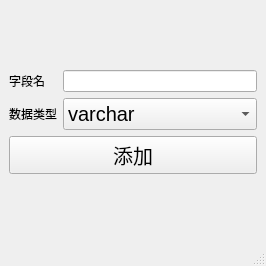
<?xml version="1.0" encoding="UTF-8"?>
<ui version="4.0">
 <class>AddKey</class>
 <widget class="QMainWindow" name="AddKey">
  <property name="geometry">
   <rect>
    <x>0</x>
    <y>0</y>
    <width>266</width>
    <height>266</height>
   </rect>
  </property>
  <property name="windowTitle">
   <string>新增字段</string>
  </property>
  <widget class="QWidget" name="centralwidget">
   <layout class="QVBoxLayout" name="verticalLayout_2">
    <item>
     <layout class="QGridLayout" name="gridLayout" rowstretch="1,1,1" rowminimumheight="1,1,1">
      <item row="1" column="1">
       <widget class="QComboBox" name="comboBox">
        <property name="font">
         <font>
          <pointsize>15</pointsize>
          <stylestrategy>PreferDefault</stylestrategy>
          <kerning>true</kerning>
         </font>
        </property>
        <item>
         <property name="text">
          <string>varchar</string>
         </property>
        </item>
        <item>
         <property name="text">
          <string>int</string>
         </property>
        </item>
        <item>
         <property name="text">
          <string>datetime</string>
         </property>
        </item>
        <item>
         <property name="text">
          <string>text</string>
         </property>
        </item>
       </widget>
      </item>
      <item row="0" column="1">
       <widget class="QLineEdit" name="lineEdit"/>
      </item>
      <item row="0" column="0">
       <widget class="QLabel" name="label">
        <property name="text">
         <string>字段名</string>
        </property>
       </widget>
      </item>
      <item row="1" column="0">
       <widget class="QLabel" name="label_2">
        <property name="text">
         <string>数据类型</string>
        </property>
       </widget>
      </item>
      <item row="2" column="0" colspan="2">
       <widget class="QPushButton" name="buttonAdd">
        <property name="font">
         <font>
          <pointsize>15</pointsize>
         </font>
        </property>
        <property name="text">
         <string>添加</string>
        </property>
       </widget>
      </item>
     </layout>
    </item>
   </layout>
  </widget>
  <widget class="QMenuBar" name="menubar">
   <property name="geometry">
    <rect>
     <x>0</x>
     <y>0</y>
     <width>266</width>
     <height>23</height>
    </rect>
   </property>
  </widget>
  <widget class="QStatusBar" name="statusbar"/>
 </widget>
 <resources/>
 <connections/>
</ui>
